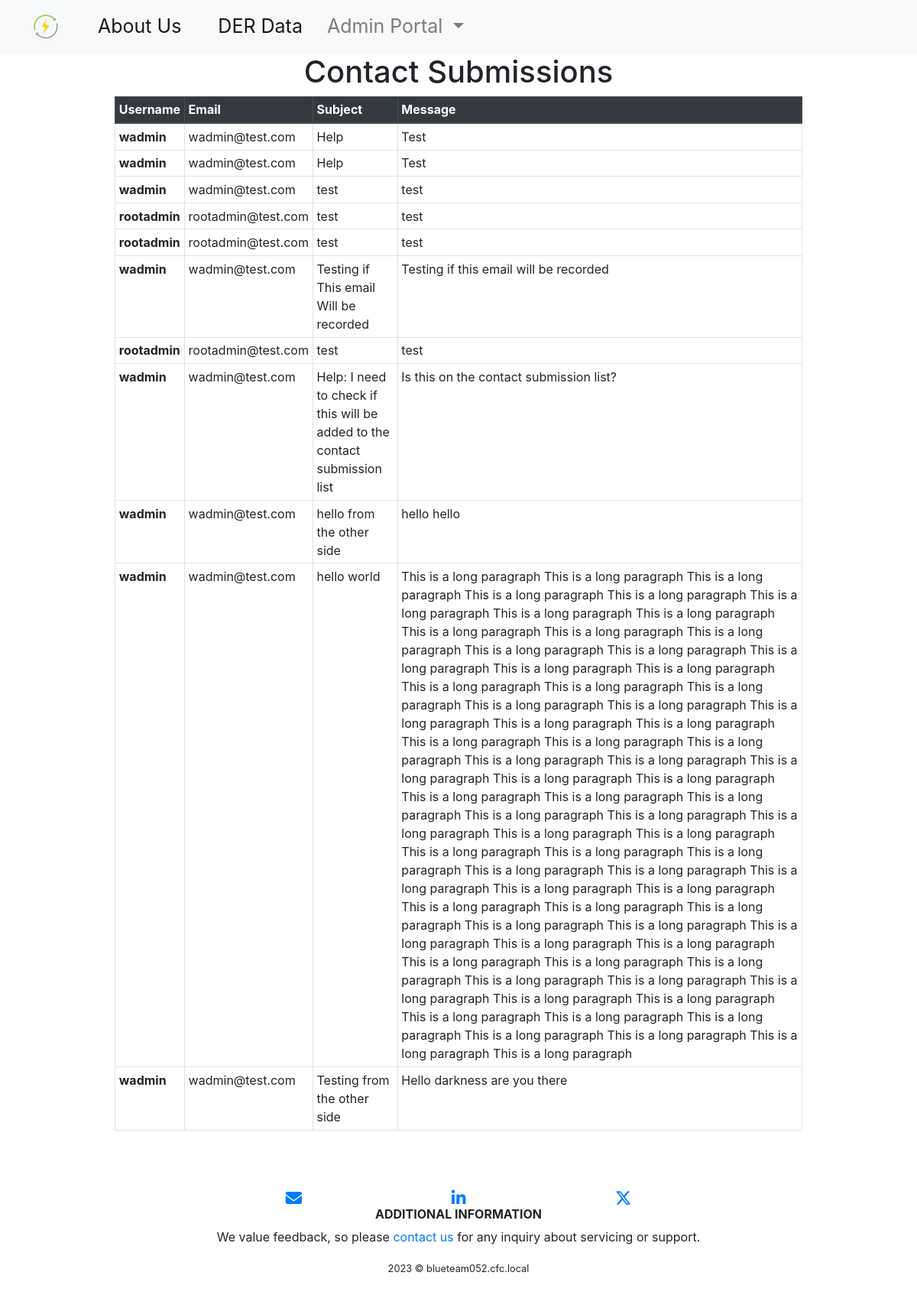
/admin-portal/contact_submissions (signed in), run on the app's committed database.
### main/models.py (models this page shows, shortened)
class ContactSupport(models.Model):
    username = models.CharField(max_length=255)
    email = models.EmailField()
    subject = models.CharField(max_length=255)
    message = models.TextField()
    class Meta:
        app_label  = 'main'

### main/views.py (the view)
# urls.py: path('admin-portal/contact_submissions', views.contact_submissions, name='contact_submissions'),
def contact_submissions(request):
	if request.user.is_authenticated:
		submissions = ContactSupport.objects.all()
		return render(request, 'admin-portal/contact_submissions.html', {'submissions': submissions})
	else:
		raise PermissionDenied()

### templates/admin-portal/contact_submissions.html (shortened to what this page needs)
{% extends 'base.html' %}
{% load static %}
{% block content %}
  <head>
  </head>
  {% include 'navbar.html' %}
  {% include 'messages.html' %}
  <body>
    <h1 class="text-center">Contact Submissions</h1>
    <table class="table table-bordered table-hover table-sm w-75 mx-auto">
      <thead class="thead-dark">
        <th scope="col">Username</th>
        <th scope="col">Email</th>
        <th scope="col">Subject</th>
        <th scope="col">Message</th>
      </thead>
      <tbody>
        {% for submission in submissions %}
          <tr>
            <th scope="row">{{ submission.username }}</td>
            <td>{{ submission.email }}</td>
            <td>{{ submission.subject }}</td>
            <td>{{ submission.message }}</td>
          </tr>
        {% endfor %}
      </tbody>
    </table>
    {% include 'footer.html' %}
  </body>
{% endblock %}

### static/css/base.css (style rules this page uses)
html { height: 100%; }
body { margin: 0; padding: 0; height: 100%; }

### data on the page
ContactSupport: username "wadmin", email "wadmin@test.com", subject "Help", message "Test"
ContactSupport: username "wadmin", email "wadmin@test.com", subject "Help", message "Test"
ContactSupport: username "wadmin", email "wadmin@test.com", subject "test", message "test"
ContactSupport: username "rootadmin", email "rootadmin@test.com", subject "test", message "test"
ContactSupport: username "rootadmin", email "rootadmin@test.com", subject "test", message "test"
ContactSupport: username "wadmin", email "wadmin@test.com", subject "Testing if This email Will be recorded", message "Testing if this email will be recorded"
ContactSupport: username "rootadmin", email "rootadmin@test.com", subject "test", message "test"
ContactSupport: username "wadmin", email "wadmin@test.com", subject "Help: I need to check if this will be added to the contact submission list", message "Is this on the contact submission list?"
ContactSupport: username "wadmin", email "wadmin@test.com", subject "hello from the other side", message "hello hello"
ContactSupport: username "wadmin", email "wadmin@test.com", subject "hello world", message "This is a long paragraph This is a long paragraph This is a long paragraph This is a long paragraph This is a long paragraph This is a long paragraph This is a long paragraph This is a long paragraph This is a long paragraph This is a long paragraph This is a long paragraph This is a long paragraph This is a long paragraph This is a long paragraph This is a long paragraph This is a long paragraph This is a long paragraph This is a long paragraph This is a long paragraph This is a long paragraph This is a long paragraph This is a long paragraph This is a long paragraph This is a long paragraph This is a long paragraph This is a long paragraph This is a long paragraph This is a long paragraph…"
ContactSupport: username "wadmin", email "wadmin@test.com", subject "Testing from the other side", message "Hello darkness are you there"
